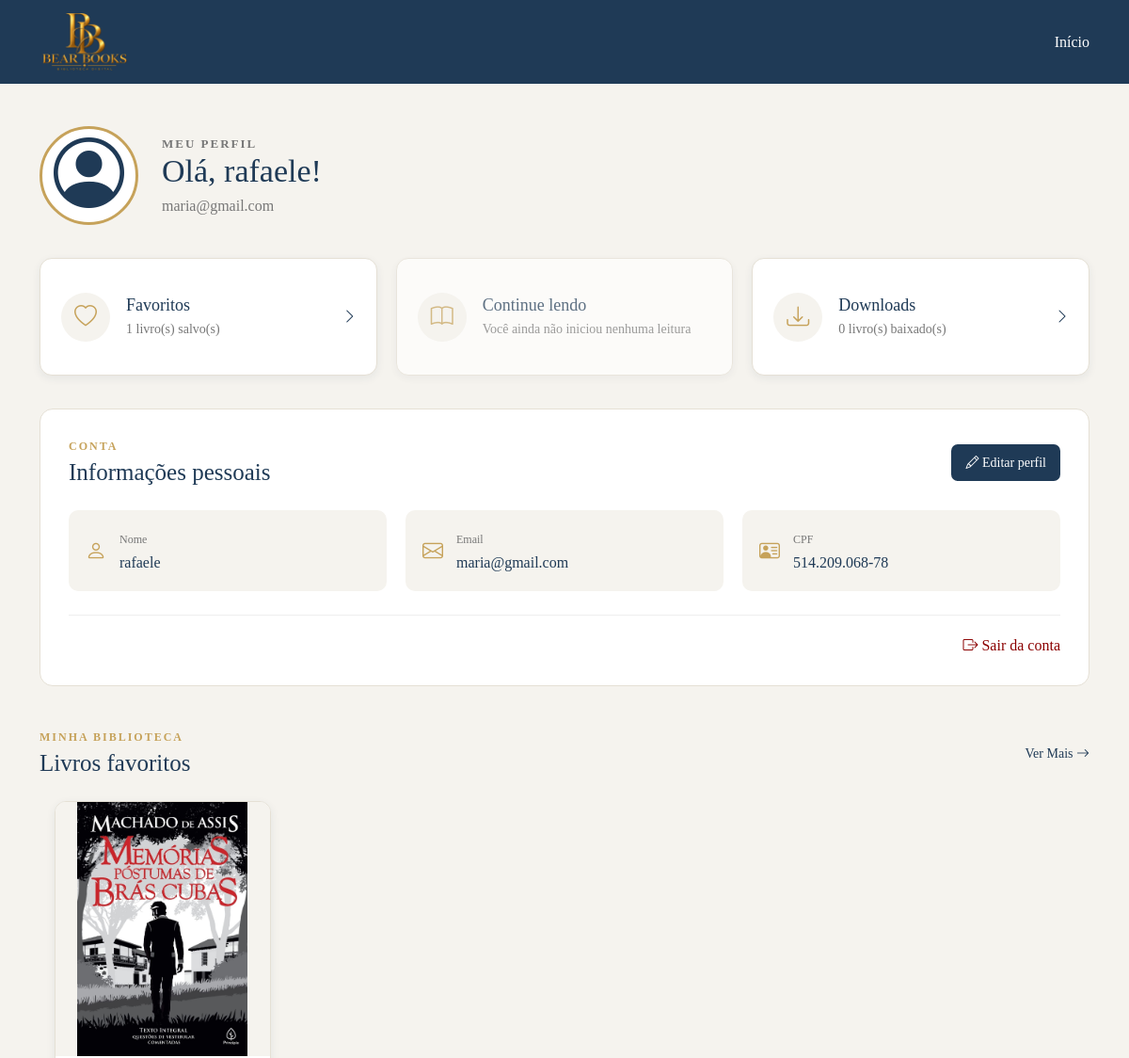
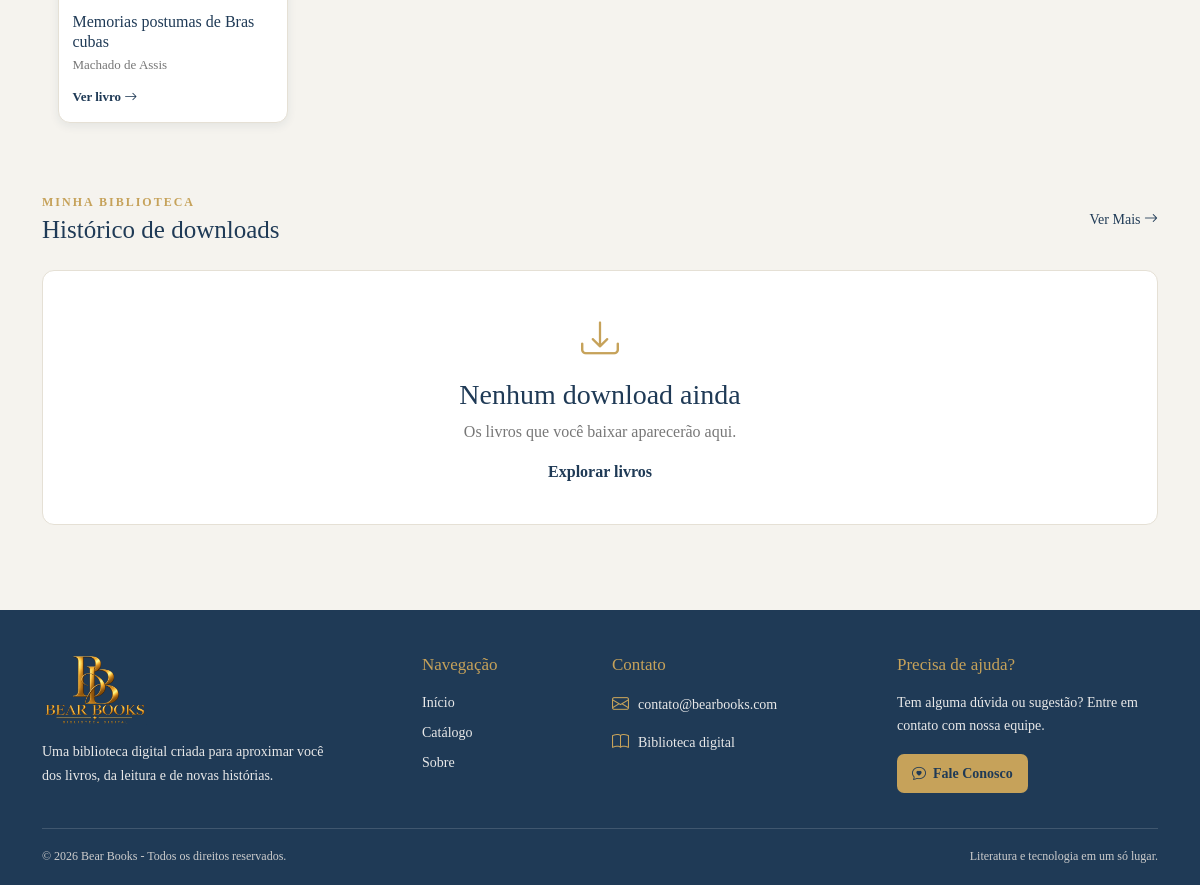
Screenshot of /usuario/user/perfilUser.php (signed in) with the database file from the repository (2 pictures, top to bottom).
### tables this page shows
CREATE TABLE `usuario` (
  `id_user` int(5) NOT NULL,
  `cpf_user` varchar(20) DEFAULT NULL,
  `nome_user` varchar(200) DEFAULT NULL,
  `email_user` varchar(200) DEFAULT NULL,
  `senha_user` varchar(100) DEFAULT NULL,
  `status_user` varchar(20) NOT NULL DEFAULT 'Ativo',
  `foto_user` varchar(255) DEFAULT NULL
);

CREATE TABLE `cadastro_liv` (
  `id_liv` int(5) NOT NULL,
  `titulo` varchar(250) DEFAULT NULL,
  `isbn` varchar(20) DEFAULT NULL,
  `descricao` text DEFAULT NULL,
  `id_editora` int(5) DEFAULT NULL,
  `autor` varchar(200) DEFAULT NULL,
  `id_classificacao` int(5) DEFAULT NULL,
  `ano` smallint(5) UNSIGNED DEFAULT NULL,
  `num_pagina` int(4) DEFAULT NULL,
  `edicao` varchar(250) DEFAULT NULL,
  `id_categoria` int(5) DEFAULT NULL,
  `foto_capa` varchar(300) DEFAULT NULL,
  `pdf_livro` varchar(300) DEFAULT NULL,
  `status` varchar(20) DEFAULT NULL
);

### usuario/user/perfilUser.php (the view, shortened to what this page needs)
<?php
include "../../ARQUIVOS/conexao.php";
$id_user = (int) $_SESSION['id_user'];
$sql = "SELECT * FROM usuario WHERE id_user=$id_user";
$result = $conn->query($sql);
$usuario = $result->fetch_assoc();
$partes_nome = explode(" ", trim($usuario['nome_user']));
$primeiro_nome = $partes_nome[0];
$sql_total_favoritos = "SELECT COUNT(*) AS total FROM favoritos WHERE id_usuario=$id_user";
$result_total_favoritos = $conn->query($sql_total_favoritos);
$total_favoritos = 0;
if ($result_total_favoritos) {
    $linha_total_favoritos = $result_total_favoritos->fetch_assoc();
    $total_favoritos = (int) $linha_total_favoritos['total'];
}
$sql_favoritos = "SELECT cadastro_liv.*
FROM favoritos
INNER JOIN cadastro_liv
ON favoritos.id_livro = cadastro_liv.id_liv
WHERE favoritos.id_usuario=$id_user
ORDER BY favoritos.id DESC
LIMIT 4";
$result_favoritos = $conn->query($sql_favoritos);
$sql_total_downloads = "SELECT COUNT(*) AS total FROM downloads_liv WHERE id_user=$id_user";
$result_total_downloads = $conn->query($sql_total_downloads);
$total_downloads = 0;
if ($result_total_downloads) {
    $linha_total_downloads = $result_total_downloads->fetch_assoc();
    $total_downloads = (int) $linha_total_downloads['total'];
}
$sql_downloads = "SELECT
cadastro_liv.id_liv,
cadastro_liv.titulo,
cadastro_liv.autor,
downloads_liv.data
FROM downloads_liv
INNER JOIN cadastro_liv
ON downloads_liv.id_livro = cadastro_liv.id_liv
WHERE downloads_liv.id_user = $id_user
ORDER BY downloads_liv.data DESC, downloads_liv.id_dow DESC
LIMIT 4";
$result_downloads = $conn->query($sql_downloads);
$continue_lendo = null;
$foto_usuario = "";
?>
<!DOCTYPE html>
<html lang="pt-br">
<head>
    <link href="https://cdn.jsdelivr.net/npm/bootstrap@5.3.8/dist/css/bootstrap.min.css" rel="stylesheet">
    <link rel="stylesheet" href="https://cdn.jsdelivr.net/npm/bootstrap-icons@1.13.1/font/bootstrap-icons.min.css">
    <link rel="stylesheet" href="../../css/style.css">
</head>
<body class="perfil-page">
    <nav class="navbar navbar-expand-lg">
        <div class="container">
            <a class="navbar-brand" href="../index.php">
                <img src="../../ARQUIVOS/img/logo.png" alt="Bear Books">
            </a>
            <div class="ms-auto">
                <a href="../index.php" class="nav-link d-inline">Início</a>
            </div>
        </div>
    </nav>
    <main class="perfil-conteudo">
        <div class="container">
            <section class="perfil-cabecalho">
                <div class="perfil-foto">
                    <?php if ($foto_usuario != "") { ?>
                        <img src="<?php echo htmlspecialchars($foto_usuario); ?>" alt="Foto de perfil">
                    <?php } else { ?>
                        <i class="bi bi-person-circle"></i>
                    <?php } ?>
                </div>
                <div class="perfil-identificacao">
                    <p class="perfil-boas-vindas">MEU PERFIL</p>
                    <h1>Olá, <?php echo htmlspecialchars($primeiro_nome); ?>!</h1>
                    <p><?php echo htmlspecialchars($usuario['email_user']); ?></p>
                </div>
            </section>
            <section class="perfil-acoes">
                <a href="#meus-favoritos" class="perfil-acao">
                    <div class="perfil-acao-icone">
                        <i class="bi bi-heart"></i>
                    </div>
                    <div>
                        <h3>Favoritos</h3>
                        <p><?php echo $total_favoritos; ?> livro(s) salvo(s)</p>
                    </div>
                    <i class="bi bi-chevron-right perfil-seta"></i>
                </a>
                <?php if ($continue_lendo) { ?>
                    <a href="../lerLivro.php?id=<?php echo $continue_lendo['id_liv']; ?>" class="perfil-acao">
                        <div class="perfil-acao-icone">
                            <i class="bi bi-book"></i>
                        </div>
                        <div>
                            <h3>Continue lendo</h3>
                            <p>
                                <?php echo htmlspecialchars($continue_lendo['titulo']); ?>
                                - Página <?php echo $continue_lendo['pagina_atual']; ?>
                            </p>
                        </div>
                        <i class="bi bi-chevron-right perfil-seta"></i>
                    </a>
                <?php } else { ?>
                    <div class="perfil-acao perfil-acao-desativada">
                        <div class="perfil-acao-icone">
                            <i class="bi bi-book"></i>
                        </div>
                        <div>
                            <h3>Continue lendo</h3>
                            <p>Você ainda não iniciou nenhuma leitura</p>
                        </div>
                    </div>
                <?php } ?>
                <a href="#meus-downloads" class="perfil-acao">
                    <div class="perfil-acao-icone">
                        <i class="bi bi-download"></i>
                    </div>
                    <div>
                        <h3>Downloads</h3>
                        <p><?php echo $total_downloads; ?> livro(s) baixado(s)</p>
                    </div>
                    <i class="bi bi-chevron-right perfil-seta"></i>
                </a>
            </section>
            <section class="perfil-painel">
                <div class="perfil-painel-titulo">
                    <div>
                        <p>CONTA</p>
                        <h2>Informações pessoais</h2>
                    </div>
                    <a href="editarUser.php" class="perfil-editar">
                        <i class="bi bi-pencil"></i>
                        Editar perfil
                    </a>
                </div>
                <div class="perfil-informacoes">
                    <div class="perfil-info-nova">
                        <i class="bi bi-person"></i>
                        <div>
                            <span>Nome</span>
                            <p><?php echo htmlspecialchars($usuario['nome_user']); ?></p>
                        </div>
                    </div>
                    <div class="perfil-info-nova">
                        <i class="bi bi-envelope"></i>
                        <div>
                            <span>Email</span>
                            <p><?php echo htmlspecialchars($usuario['email_user']); ?></p>
                        </div>
                    </div>
                    <div class="perfil-info-nova">
                        <i class="bi bi-person-vcard"></i>
                        <div>
                            <span>CPF</span>
                            <p><?php echo htmlspecialchars($usuario['cpf_user']); ?></p>
                        </div>
                    </div>
                </div>
                <div class="perfil-sair">
                    <a href="../logout.php">
                        <i class="bi bi-box-arrow-right"></i>
                        Sair da conta
                    </a>
                </div>
            </section>
            <section class="perfil-favoritos" id="meus-favoritos">
                <div class="perfil-secao-titulo">
                    <div>
                        <p>MINHA BIBLIOTECA</p>
                        <h2>Livros favoritos</h2>
                    </div>
                    <a href="meusFavoritos.php">
                        Ver Mais
                        <i class="bi bi-arrow-right"></i>
                    </a>
                </div>
                <?php if ($result_favoritos && $result_favoritos->num_rows > 0) { ?>
                    <div class="row g-4">
                        <?php
                        while ($livro = $result_favoritos->fetch_assoc()) {
                            $capa = "../../ARQUIVOS/img/livroicon.png";
                            if (!empty($livro['foto_capa'])) {
                                $arquivo_capa = __DIR__ . "/../../ARQUIVOS/capas/" . $livro['foto_capa'];
                                if (file_exists($arquivo_capa)) {
                                    $capa = "../../ARQUIVOS/capas/" . $livro['foto_capa'];
                                }
                            }
                            ?>
                            <div class="col-lg-3 col-md-4 col-sm-6">
                                <div class="perfil-livro-card">
                                    <img src="<?php echo htmlspecialchars($capa); ?>"
                                        alt="<?php echo htmlspecialchars($livro['titulo']); ?>">
                                    <div class="perfil-livro-info">
                                        <h3><?php echo htmlspecialchars($livro['titulo']); ?></h3>
                                        <p><?php echo htmlspecialchars($livro['autor']); ?></p>
                                        <a href="../detalhesLivro.php?id=<?php echo $livro['id_liv']; ?>">
                                            Ver livro
                                            <i class="bi bi-arrow-right"></i>
                                        </a>
                                    </div>
                                </div>
                            </div>
                        <?php } ?>
                    </div>
                <?php } ?>
            </section>
            <section class="perfil-favoritos" id="meus-downloads">
                <div class="perfil-secao-titulo">
                    <div>
                        <p>MINHA BIBLIOTECA</p>
                        <h2>Histórico de downloads</h2>
                    </div>
                    <a href="meusDonwloads.php">
                            Ver Mais
                        <i class="bi bi-arrow-right"></i>
                    </a>
                </div>
                <?php if ($result_downloads && $result_downloads->num_rows > 0) { ?>
                    <div class="table-responsive">
                        <table class="table align-middle">
                            <thead>
                                <tr>
                                    <th>Livro</th>
                                    <th>Autor(a)</th>
                                    <th>Data do download</th>
                                    <th></th>
                                </tr>
                            </thead>
                            <tbody>
                                <?php while ($download = $result_downloads->fetch_assoc()) { ?>
                                    <tr>
                                        <td><?php echo htmlspecialchars($download['titulo']); ?></td>
                                        <td><?php echo htmlspecialchars($download['autor']); ?></td>
                                        <td><?php echo date("d/m/Y", strtotime($download['data'])); ?></td>
                                        <td>
                                            <a href="../detalhesLivro.php?id=<?php echo (int) $download['id_liv']; ?>">
                                                Ver livro
                                            </a>
                                        </td>
                                    </tr>
                                <?php } ?>
                            </tbody>
                        </table>
                    </div>
                <?php } else { ?>
                    <div class="perfil-sem-favoritos">
                        <i class="bi bi-download"></i>
                        <h3>Nenhum download ainda</h3>
                        <p>Os livros que você baixar aparecerão aqui.</p>
                        <a href="../catalogo.php">Explorar livros</a>
                    </div>
                <?php } ?>
            </section>
        </div>
    </main>
    <footer class="footer-principal">
        <div class="container">
            <div class="row g-4">
                <div class="col-lg-4 col-md-6">
                    <div class="footer-marca">
                        <img src="../../ARQUIVOS/img/logo.png" alt="Bear Books">
                        <p>Uma biblioteca digital criada para aproximar você dos livros, da leitura e de novas
                            histórias.</p>
                    </div>
                </div>
                <div class="col-lg-2 col-md-6">
                    <div class="footer-links">
                        <h5>Navegação</h5>
                        <a href="../index.php">Início</a>
                        <a href="../catalogo.php">Catálogo</a>
                        <a href="../sobre.php">Sobre</a>
                    </div>
                </div>
                <div class="col-lg-3 col-md-6">
                    <div class="footer-contato">
                        <h5>Contato</h5>
                        <p>
                            <i class="bi bi-envelope"></i>
                            contato@bearbooks.com
                        </p>
                        <p>
                            <i class="bi bi-book"></i>
                            Biblioteca digital
                        </p>
                    </div>
                </div>
                <div class="col-lg-3 col-md-6">
                    <div class="footer-fale">
                        <h5>Precisa de ajuda?</h5>
                        <p>Tem alguma dúvida ou sugestão? Entre em contato com nossa equipe.</p>
                        <a href="../faleconosco.php" class="btn-footer-contato">
                            <i class="bi bi-chat-heart"></i>
                            Fale Conosco
                        </a>
                    </div>
                </div>
            </div>
            <div class="footer-linha"></div>
            <div class="footer-final">
                <p>© 2026 Bear Books - Todos os direitos reservados.</p>
                <span>Literatura e tecnologia em um só lugar.</span>
            </div>
        </div>
    </footer>
</body>
</html>

### rows the page displays
usuario: nome_user "rafaele", email_user "maria@gmail.com", cpf_user "514.209.068-78"
cadastro_liv: foto_capa (picture), titulo "Memorias postumas de Bras cubas", autor "Machado de Assis"

### other values shown
$total_favoritos "1"
$total_downloads "0"
